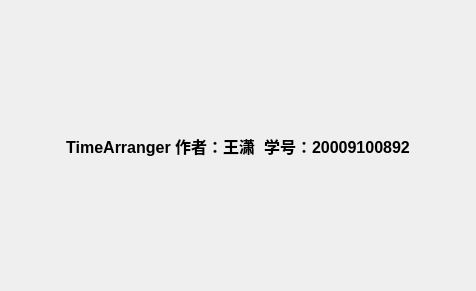
<?xml version="1.0" encoding="UTF-8"?>
<ui version="4.0">
 <class>CopyRight</class>
 <widget class="QWidget" name="CopyRight">
  <property name="geometry">
   <rect>
    <x>0</x>
    <y>0</y>
    <width>476</width>
    <height>291</height>
   </rect>
  </property>
  <property name="windowTitle">
   <string>CopyRight</string>
  </property>
  <layout class="QHBoxLayout" name="horizontalLayout">
   <item>
    <widget class="QLabel" name="label">
     <property name="sizePolicy">
      <sizepolicy hsizetype="Preferred" vsizetype="Preferred">
       <horstretch>0</horstretch>
       <verstretch>0</verstretch>
      </sizepolicy>
     </property>
     <property name="font">
      <font>
       <pointsize>12</pointsize>
       <weight>75</weight>
       <bold>true</bold>
      </font>
     </property>
     <property name="text">
      <string>TimeArranger 作者：王潇  学号：20009100892</string>
     </property>
     <property name="alignment">
      <set>Qt::AlignCenter</set>
     </property>
    </widget>
   </item>
  </layout>
 </widget>
 <resources/>
 <connections/>
</ui>
